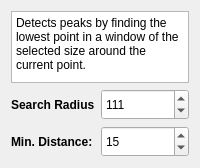
          <widget class="QWidget" name="page_peak_local_min">
           <layout class="QFormLayout" name="formLayout">
            <item row="0" column="0" colspan="2">
             <widget class="QTextBrowser" name="peak_local_min_info">
              <property name="sizePolicy">
               <sizepolicy hsizetype="Expanding" vsizetype="Preferred">
                <horstretch>0</horstretch>
                <verstretch>0</verstretch>
               </sizepolicy>
              </property>
              <property name="verticalScrollBarPolicy">
               <enum>Qt::ScrollBarPolicy::ScrollBarAsNeeded</enum>
              </property>
              <property name="sizeAdjustPolicy">
               <enum>QAbstractScrollArea::SizeAdjustPolicy::AdjustToContents</enum>
              </property>
              <property name="html">
               <string>&lt;!DOCTYPE HTML PUBLIC &quot;-//W3C//DTD HTML 4.0//EN&quot; &quot;http://www.w3.org/TR/REC-html40/strict.dtd&quot;&gt;
&lt;html&gt;&lt;head&gt;&lt;meta name=&quot;qrichtext&quot; content=&quot;1&quot; /&gt;&lt;meta charset=&quot;utf-8&quot; /&gt;&lt;style type=&quot;text/css&quot;&gt;
p, li { white-space: pre-wrap; }
hr { height: 1px; border-width: 0; }
li.unchecked::marker { content: &quot;\2610&quot;; }
li.checked::marker { content: &quot;\2612&quot;; }
&lt;/style&gt;&lt;/head&gt;&lt;body style=&quot; font-family:'Segoe UI'; font-size:9pt; font-weight:400; font-style:normal;&quot;&gt;
&lt;p style=&quot; margin-top:0px; margin-bottom:0px; margin-left:0px; margin-right:0px; -qt-block-indent:0; text-indent:0px;&quot;&gt;Detects peaks by finding the lowest point in a window of the selected size around the current point.&lt;/p&gt;&lt;/body&gt;&lt;/html&gt;</string>
              </property>
             </widget>
            </item>
            <item row="1" column="0">
             <widget class="QLabel" name="label_23">
              <property name="minimumSize">
               <size>
                <width>0</width>
                <height>31</height>
               </size>
              </property>
              <property name="font">
               <font>
                <bold>true</bold>
               </font>
              </property>
              <property name="text">
               <string>Search Radius</string>
              </property>
             </widget>
            </item>
            <item row="1" column="1">
             <widget class="QSpinBox" name="peak_local_min_radius">
              <property name="minimumSize">
               <size>
                <width>0</width>
                <height>31</height>
               </size>
              </property>
              <property name="accelerated">
               <bool>true</bool>
              </property>
              <property name="minimum">
               <number>5</number>
              </property>
              <property name="maximum">
               <number>9999</number>
              </property>
              <property name="stepType">
               <enum>QAbstractSpinBox::StepType::AdaptiveDecimalStepType</enum>
              </property>
              <property name="value">
               <number>111</number>
              </property>
             </widget>
            </item>
            <item row="2" column="0">
             <widget class="QLabel" name="minDistanceLabel_2">
              <property name="minimumSize">
               <size>
                <width>0</width>
                <height>31</height>
               </size>
              </property>
              <property name="font">
               <font>
                <bold>true</bold>
               </font>
              </property>
              <property name="toolTip">
               <string>Minimum allowed distance between two consecutive minima</string>
              </property>
              <property name="whatsThis">
               <string>After a minimum is detected, how many values to skip ahead before starting to search for the next minimum</string>
              </property>
              <property name="text">
               <string>Min. Distance:</string>
              </property>
             </widget>
            </item>
            <item row="2" column="1">
             <widget class="QSpinBox" name="peak_local_min_min_dist">
              <property name="minimumSize">
               <size>
                <width>0</width>
                <height>31</height>
               </size>
              </property>
              <property name="maximum">
               <number>1000000</number>
              </property>
              <property name="value">
               <number>15</number>
              </property>
             </widget>
            </item>
           </layout>
          </widget>
